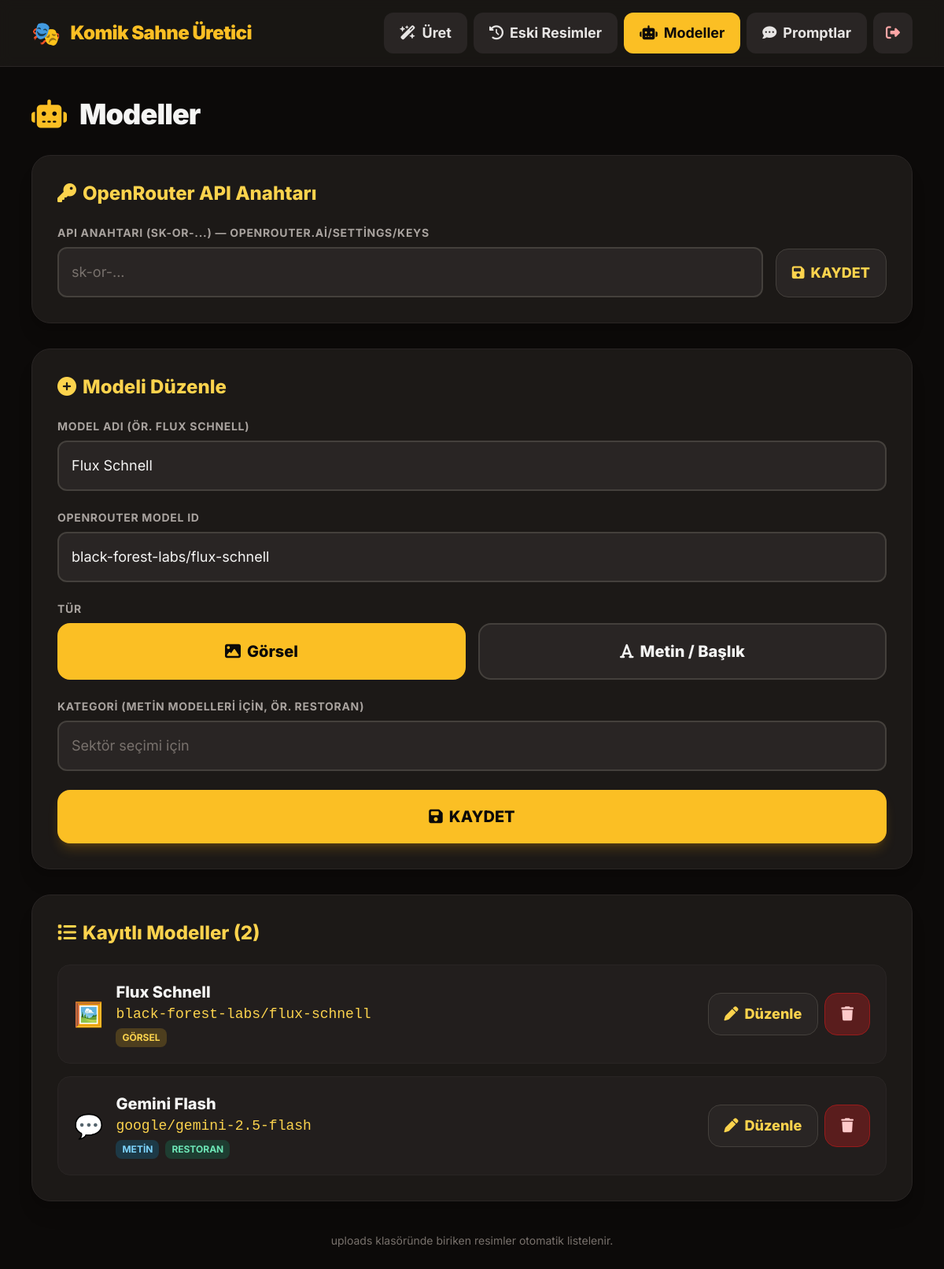
The app's page /models.php?duzenle=1 (signed in) with its own data.
### tables this page shows
CREATE TABLE modeller (
        id INTEGER PRIMARY KEY AUTOINCREMENT,
        ad TEXT NOT NULL,
        model_id TEXT NOT NULL,
        tip TEXT NOT NULL DEFAULT 'gorsel',
        kategori TEXT NOT NULL DEFAULT ''
    );

### models.php (the view, shortened to what this page needs)
<?php
require __DIR__ . '/config.php';
$pdo = db();
$duzenle = null;
if (!empty($_GET['duzenle'])) {
    $h = $pdo->prepare("SELECT * FROM modeller WHERE id=?");
    $h->execute([(int)$_GET['duzenle']]);
    $duzenle = $h->fetch() ?: null;
}
$modeller = $pdo->query("SELECT * FROM modeller ORDER BY tip, ad")->fetchAll();
?>
<div class="space-y-8">
  <div class="flex items-center gap-4">
    <i class="fa-solid fa-robot text-4xl text-amber-400"></i>
    <h1 class="font-black text-3xl md:text-4xl tracking-tight">Modeller</h1>
  </div>
  <div class="card">
    <h2 class="font-extrabold text-2xl mb-6 text-amber-300"><i class="fa-solid fa-key mr-2"></i>OpenRouter API Anahtarı</h2>
    <form method="post" class="flex flex-col md:flex-row gap-4 items-end">
      <div class="flex-1 w-full">
        <label class="label">API Anahtarı (sk-or-...) — openrouter.ai/settings/keys</label>
        <input class="input" type="password" name="api_anahtar" value="<?= htmlspecialchars(api_anahtari()) ?>" placeholder="sk-or-...">
      </div>
      <button type="submit" class="btn-ikincil md:mb-0 !py-4 shrink-0 w-full md:w-auto"><i class="fa-solid fa-floppy-disk"></i> KAYDET</button>
    </form>
  </div>
  <div class="card">
    <h2 class="font-extrabold text-2xl mb-6 text-amber-300">
      <i class="fa-solid fa-circle-plus mr-2"></i><?= $duzenle ? 'Modeli Düzenle' : 'Yeni Model Ekle' ?>
    </h2>
    <form method="post" class="space-y-6">
      <div>
        <label class="label">Model Adı (ör. Flux Schnell)</label>
        <input class="input" type="text" name="ad" required value="<?= htmlspecialchars($duzenle['ad'] ?? '') ?>" placeholder="Model için takma ad">
      </div>
      <div>
        <label class="label">OpenRouter Model ID</label>
        <input class="input" type="text" name="model_id" required list="model_onerileri" value="<?= htmlspecialchars($duzenle['model_id'] ?? '') ?>" placeholder="ör. black-forest-labs/flux-schnell">
      </div>
      <div>
        <label class="label">Tür</label>
        <div class="grid grid-cols-2 gap-4">
          <label class="cursor-pointer">
            <span class="block text-center rounded-2xl border-2 border-stone-700 bg-stone-800 hover:border-amber-400 py-5 text-xl font-extrabold peer-checked:border-amber-400 peer-checked:bg-amber-400 peer-checked:text-stone-950 transition">
              <i class="fa-solid fa-image mr-2"></i>Görsel
            </span>
          </label>
          <label class="cursor-pointer">
            <span class="block text-center rounded-2xl border-2 border-stone-700 bg-stone-800 hover:border-amber-400 py-5 text-xl font-extrabold peer-checked:border-amber-400 peer-checked:bg-amber-400 peer-checked:text-stone-950 transition">
              <i class="fa-solid fa-font mr-2"></i>Metin / Başlık
            </span>
          </label>
        </div>
      </div>
      <div>
        <label class="label">Kategori (metin modelleri için, ör. Restoran)</label>
        <input class="input" type="text" name="kategori" list="sektor_onerileri" value="<?= htmlspecialchars($duzenle['kategori'] ?? '') ?>" placeholder="Sektör seçimi için">
      </div>
      <button type="submit" class="btn-main">
        <i class="fa-solid <?= $duzenle ? 'fa-floppy-disk' : 'fa-circle-plus' ?>"></i>
        <?= $duzenle ? 'KAYDET' : 'MODELİ EKLE' ?>
      </button>
    </form>
  </div>
  <div class="card">
    <h2 class="font-extrabold text-2xl mb-6 text-amber-300"><i class="fa-solid fa-list mr-2"></i>Kayıtlı Modeller (<?= count($modeller) ?>)</h2>
    <?php if (!$modeller): ?>
      <div class="text-center py-10 text-stone-400">
        <i class="fa-solid fa-robot text-6xl mb-4 text-stone-700"></i>
        <p class="text-2xl font-bold">Henüz model yok.</p>
        <p class="mt-2">Yukarıdan ilk modelini ekle — OpenRouter'dan bir model ID seç.</p>
      </div>
    <?php else: ?>
      <div class="space-y-4">
        <?php foreach ($modeller as $m):
            $gorselMi = $m['tip'] === 'gorsel'; ?>
          <div class="flex flex-col md:flex-row md:items-center justify-between gap-4 rounded-2xl border border-stone-800 bg-stone-800/50 p-5">
            <div class="flex items-start md:items-center gap-4">
              <span class="text-3xl"><?= $gorselMi ? '🖼️' : '💬' ?></span>
              <div>
                <div class="font-extrabold text-xl"><?= htmlspecialchars($m['ad']) ?></div>
                <code class="text-amber-300 text-lg break-all"><?= htmlspecialchars($m['model_id']) ?></code>
                <div class="mt-1 flex flex-wrap gap-2">
                  <span class="text-xs font-bold uppercase px-2 py-1 rounded-lg <?= $gorselMi ? 'bg-amber-400/20 text-amber-300' : 'bg-sky-500/20 text-sky-300' ?>"><?= $gorselMi ? 'Görsel' : 'Metin' ?></span>
                  <?php if (!$gorselMi && $m['kategori'] !== ''): ?>
                    <span class="text-xs font-bold uppercase px-2 py-1 rounded-lg bg-emerald-500/20 text-emerald-300"><?= htmlspecialchars($m['kategori']) ?></span>
                  <?php endif; ?>
                </div>
              </div>
            </div>
            <div class="flex gap-2 shrink-0">
              <a href="models.php?duzenle=<?= (int)$m['id'] ?>" class="btn-ikincil"><i class="fa-solid fa-pen"></i> Düzenle</a>
              <a href="models.php?sil=<?= (int)$m['id'] ?>" class="btn-tehlike" onclick="return confirm('Bu model silinsin mi?')"><i class="fa-solid fa-trash"></i></a>
            </div>
          </div>
        <?php endforeach; ?>
      </div>
    <?php endif; ?>
  </div>
</div>

### config.php (style rules this page uses)
.input { @apply w-full rounded-xl bg-stone-800 border-2 border-stone-700 px-4 py-4 text-lg text-stone-100 placeholder-stone-500 focus:outline-none focus:border-amber-400 transition; }
.label { @apply block text-sm font-bold uppercase tracking-wider text-stone-400 mb-2; }
.btn-main { @apply inline-flex items-center justify-center gap-2 w-full rounded-2xl bg-amber-400 hover:bg-amber-300 text-stone-950 text-xl font-extrabold py-5 shadow-lg shadow-amber-500/20 transition active:scale-95; }
.btn-ikincil { @apply inline-flex items-center justify-center gap-2 rounded-2xl bg-stone-800 hover:bg-stone-700 text-amber-300 text-lg font-extrabold px-5 py-3 border border-stone-700 transition active:scale-95; }
.btn-tehlike { @apply inline-flex items-center justify-center gap-2 rounded-2xl bg-red-900/60 hover:bg-red-800 text-red-200 text-lg font-extrabold px-5 py-3 border border-red-800 transition active:scale-95; }
.card { @apply bg-stone-900 border border-stone-800 rounded-3xl p-6 md:p-8 shadow-xl; }

### records on screen
modeller: ad "Flux Schnell", model_id "black-forest-labs/flux-schnell", model "black-forest-labs/flux-schnell", tip "GÖRSEL"
modeller: ad "Gemini Flash", model "google/gemini-2.5-flash", tip "METIN", kategori "RESTORAN"

### other values on screen
$l[0] "Üret"
$l[0] "Eski Resimler"
$l[0] "Modeller"
$l[0] "Promptlar"
count($modeller) "2"
